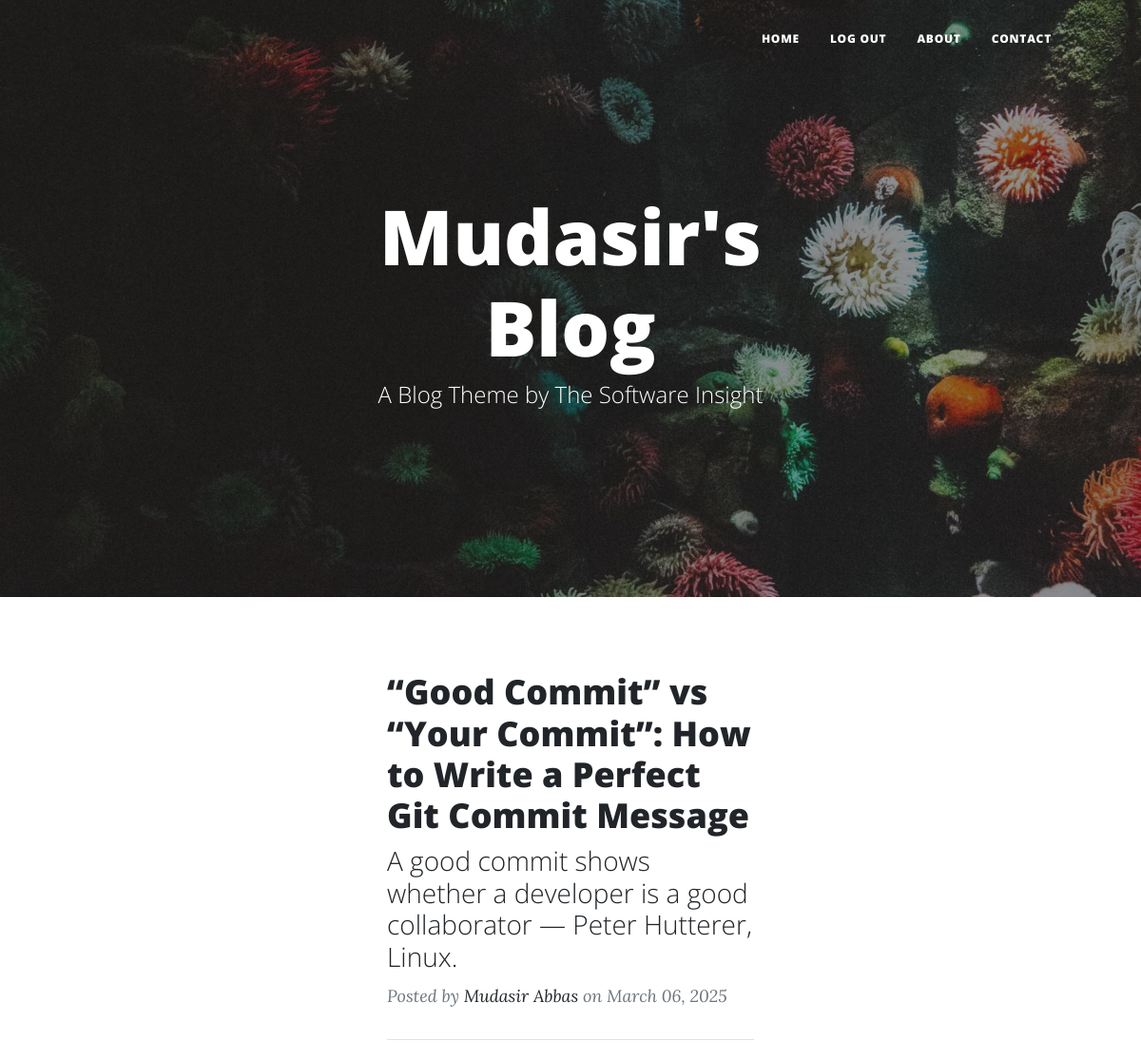
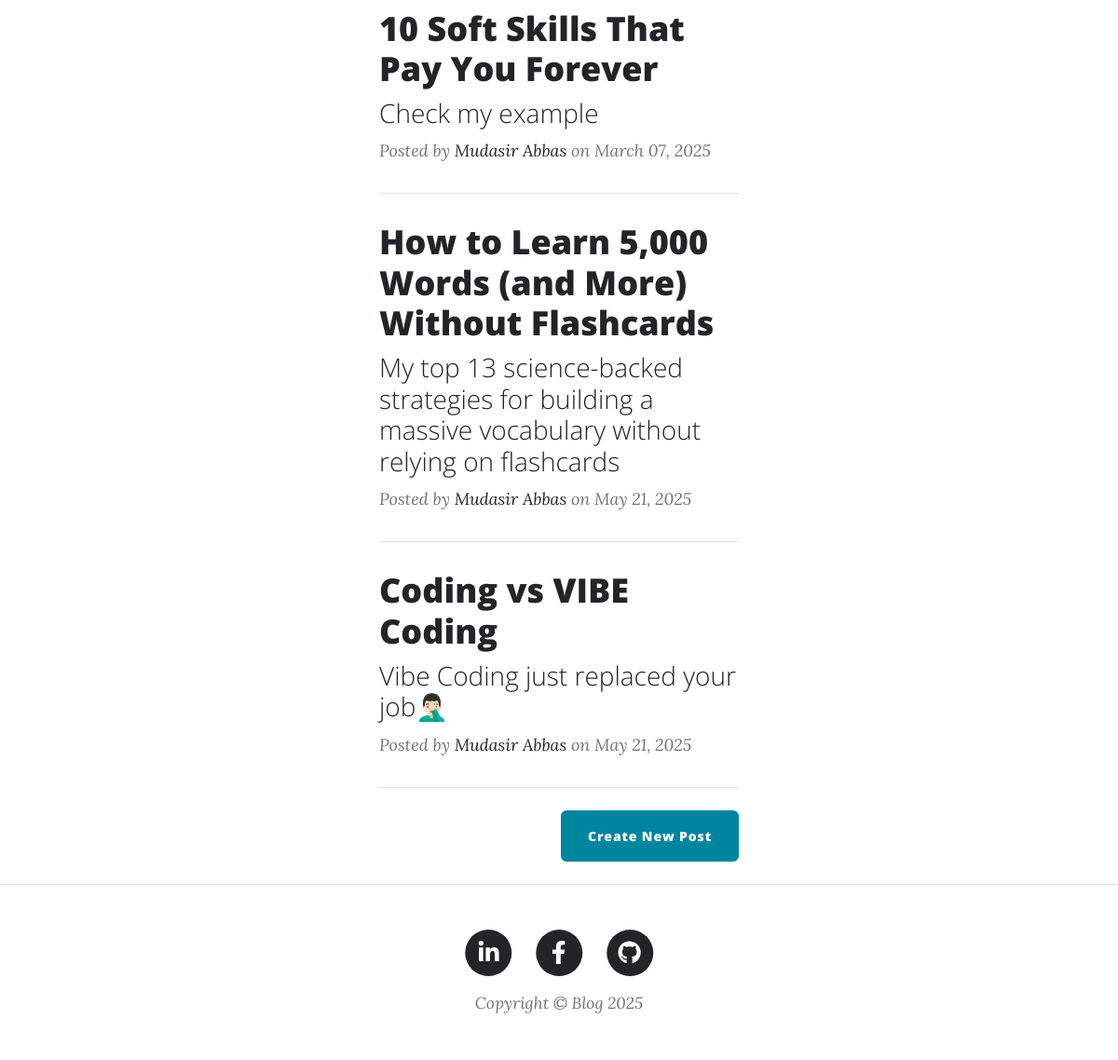
The app's page / (signed in) with its own data (2 pictures, top to bottom).
### tables this page shows
CREATE TABLE user (
                id INTEGER PRIMARY KEY AUTOINCREMENT,
                email TEXT NOT NULL UNIQUE,
                password TEXT NOT NULL,
                first_name TEXT NOT NULL,
                last_name TEXT NOT NULL
            );

CREATE TABLE blog_post (
                id INTEGER PRIMARY KEY AUTOINCREMENT,
                title TEXT NOT NULL UNIQUE,
                subtitle TEXT NOT NULL,
                date TEXT NOT NULL,
                body TEXT NOT NULL,
                author TEXT NOT NULL,
                img_url TEXT NOT NULL,
                author_id INTEGER NOT NULL,
                FOREIGN KEY (author_id) REFERENCES user(id) ON DELETE CASCADE
            );

### main.py (the view)
@app.route('/')
def get_all_posts():
    with sqlite3.connect(DB_PATH) as conn:
        cursor = conn.cursor()
        cursor.execute("SELECT * FROM blog_post")
        blog_post = cursor.fetchall()
    posts = [blog for blog in blog_post]
    return render_template("index.html", all_posts=posts, current_user=current_user, current_year=date.today().year)

### main.py (called while the page is built)
@login_manager.user_loader
def load_user(user_id):
    with sqlite3.connect(DB_PATH) as conn:
        cursor = conn.cursor()
        cursor.execute("SELECT * , password FROM user WHERE id = ?", (user_id,))
        user = cursor.fetchone()
        if user:
            return User(id=user[0], email=user[1], first_name=user[3], last_name=user[4], password=user[2])
    return None

### templates/index.html (shortened to what this page needs)
{% include "header.html" %}
<header class="masthead" style="background-image: url('../static/assets/img/home-bg.jpg')">
    <div class="container position-relative px-4 px-lg-5">
        <div class="row gx-4 gx-lg-5 justify-content-center">
            <div class="col-md-10 col-lg-8 col-xl-7">
                <div class="site-heading">
                    {% if current_user.first_name %}
                    <h1>{{ current_user.first_name }}'s Blog </h1>
                    {% else %}
                    <h1>Blog Theme</h1>
                    {% endif %}
                    <span class="subheading">A Blog Theme by The Software Insight</span>
                </div>
            </div>
        </div>
    </div>
</header>
<div class="row">
            <div class="col-lg-8 col-md-10 mx-auto">
<div class="container px-4 px-lg-5">
    <div class="row gx-4 gx-lg-5 justify-content-center">
        <div class="col-md-10 col-lg-8 col-xl-7">
            {% for post in all_posts %}
            <div class="post-preview">
                <a href="{{ url_for('show_post', post_id=post[0]) }}">
                    <h2 class="post-title">{{ post[1] }}</h2>
                    <h3 class="post-subtitle">{{ post[2] }}</h3>
                </a>
                <p class="post-meta">
                    Posted by
                    <a href="#">{{ post[5] }}</a>
                    on {{ post[3] }}
                </p>
            </div>
            <hr class="my-4" />
            {% endfor %}
            <div class="d-flex justify-content-end mb-4">
                <a class="btn btn-primary float-right" href="{{ url_for('add_new_post') }}">Create New Post</a>
            </div>
            </div>
        </div>
    </div>
</div>
{% include "footer.html" %}

### records on screen
user: first_name "Mudasir"
blog_post: title "“Good Commit” vs “Your Commit”: How to Write a Perfect Git Commit Message", subtitle "A good commit shows whether a developer is a good collaborator — Peter Hutterer, Linux.", author "Mudasir Abbas", date "March 06, 2025"
blog_post: title "10 Soft Skills That Pay You Forever", subtitle "Check my example", author "Mudasir Abbas", date "March 07, 2025"
blog_post: title "How to Learn 5,000 Words (and More) Without Flashcards", subtitle "My top 13 science-backed strategies for building a massive vocabulary without relying on flashcards", author "Mudasir Abbas", date "May 21, 2025"
blog_post: title "Coding vs VIBE Coding", subtitle "Vibe Coding just replaced your job🤦🏻‍♂️", author "Mudasir Abbas", date "May 21, 2025"
